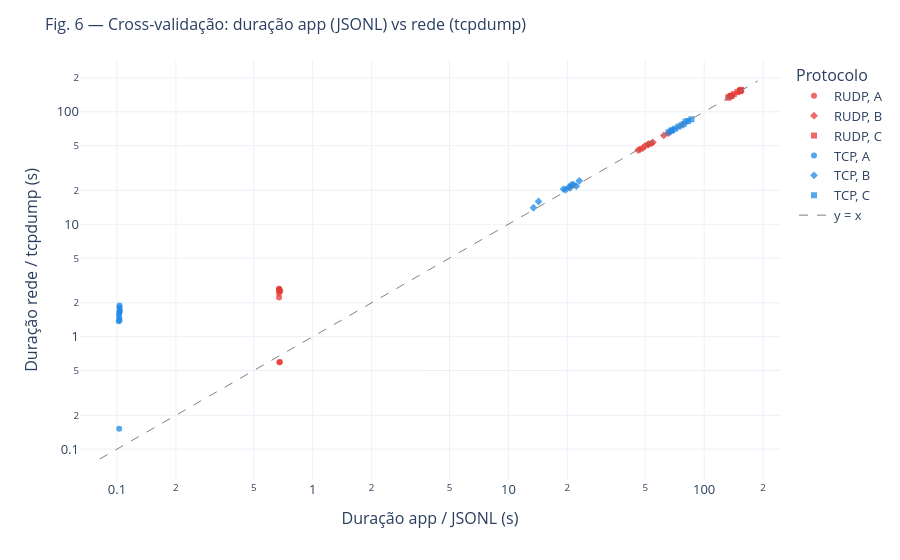

The cell this chart's notebook holds for it:
### Markdown cell above
### Figura 6 — Cross-validação de duração: aplicação vs. `tcpdump`

Cada ponto é uma transferência. Proximidade da reta `y = x` indica concordância entre
a duração medida pela aplicação (`time.monotonic`) e a janela de captura na rede.
Pequenos desvios sistemáticos são esperados e interpretáveis (handshake TCP capturado
antes de `send_file`; cálculo de checksum/serialização após o último pacote no R-UDP).

### Code cell
fig6 = px.scatter(xval, x='transfer_time_s', y='pcap_duration_s',
                  color='mode', symbol='scenario', color_discrete_map=COLORS, opacity=0.75,
                  labels={'transfer_time_s': 'Duração app / JSONL (s)',
                          'pcap_duration_s': 'Duração rede / tcpdump (s)',
                          'mode': 'Protocolo', 'scenario': 'Cenário'})
lo = max(min(xval['transfer_time_s'].min(), xval['pcap_duration_s'].min()) * 0.8, 1e-3)
hi = max(xval['transfer_time_s'].max(), xval['pcap_duration_s'].max()) * 1.2
fig6.add_trace(go.Scatter(x=[lo, hi], y=[lo, hi], mode='lines',
                          line=dict(dash='dash', color='gray', width=1), name='y = x'))
fig6.update_xaxes(type='log'); fig6.update_yaxes(type='log')
style(fig6, 'Fig. 6 — Cross-validação: duração app (JSONL) vs rede (tcpdump)')
save_fig(fig6, 'fig6_crossval')
fig6.show()

### Figure 1 — Plotly figure (JSON) as saved in the notebook; plotly's stock layout.template omitted (floating-point values rounded to 4 significant figures)
{"data": [{"hovertemplate": "Protocolo=RUDP<br>Cenário=A<br>Duração app / JSONL (s)=%{x}<br>Duração rede / tcpdump (s)=%{y}<extra></extra>", "legendgroup": "RUDP, A", "marker": {"color": "#E53935", "opacity": 0.75, "symbol": "circle"}, "mode": "markers", "name": "RUDP, A", "orientation": "v", "showlegend": true, "type": "scatter", "x": [0.6743, 0.6734, 0.6793, 0.6753, 0.682, 0.6755, 0.6724, 0.6735, 0.6755, 0.6768], "xaxis": "x", "y": [2.613, 2.226, 0.5956, 2.646, 2.538, 0.5926, 2.43, 2.673, 2.595, 2.56], "yaxis": "y"}, {"hovertemplate": "Protocolo=RUDP<br>Cenário=B<br>Duração app / JSONL (s)=%{x}<br>Duração rede / tcpdump (s)=%{y}<extra></extra>", "legendgroup": "RUDP, B", "marker": {"color": "#E53935", "opacity": 0.75, "symbol": "diamond"}, "mode": "markers", "name": "RUDP, B", "orientation": "v", "showlegend": true, "type": "scatter", "x": [65.76, 49.91, 54.74, 51.73, 47.02, 46.0, 48.61, 62.24, 53.62, 52.02], "xaxis": "x", "y": [64.6, 49.86, 53.5, 51.17, 46.37, 45.62, 47.46, 61.69, 52.37, 51.52], "yaxis": "y"}, {"hovertemplate": "Protocolo=RUDP<br>Cenário=C<br>Duração app / JSONL (s)=%{x}<br>Duração rede / tcpdump (s)=%{y}<extra></extra>", "legendgroup": "RUDP, C", "marker": {"color": "#E53935", "opacity": 0.75, "symbol": "square"}, "mode": "markers", "name": "RUDP, C", "orientation": "v", "showlegend": true, "type": "scatter", "x": [138.5, 152.3, 134.7, 153.7, 147.8, 154.8, 137.3, 152.6, 132.7, 142.0], "xaxis": "x", "y": [139.3, 153.6, 136.5, 155.5, 149.5, 156.6, 138.3, 152.7, 133.5, 143.7], "yaxis": "y"}, {"hovertemplate": "Protocolo=TCP<br>Cenário=A<br>Duração app / JSONL (s)=%{x}<br>Duração rede / tcpdump (s)=%{y}<extra></extra>", "legendgroup": "TCP, A", "marker": {"color": "#1E88E5", "opacity": 0.75, "symbol": "circle"}, "mode": "markers", "name": "TCP, A", "orientation": "v", "showlegend": true, "type": "scatter", "x": [0.1026, 0.1023, 0.103, 0.103, 0.1029, 0.1033, 0.1032, 0.103, 0.1021, 0.1027], "xaxis": "x", "y": [0.1517, 1.561, 1.82, 1.895, 1.639, 1.725, 1.683, 1.399, 1.375, 1.473], "yaxis": "y"}, {"hovertemplate": "Protocolo=TCP<br>Cenário=B<br>Duração app / JSONL (s)=%{x}<br>Duração rede / tcpdump (s)=%{y}<extra></extra>", "legendgroup": "TCP, B", "marker": {"color": "#1E88E5", "opacity": 0.75, "symbol": "diamond"}, "mode": "markers", "name": "TCP, B", "orientation": "v", "showlegend": true, "type": "scatter", "x": [22.23, 20.43, 21.58, 21.05, 19.63, 14.26, 23.03, 19.12, 13.43, 20.68], "xaxis": "x", "y": [21.83, 21.51, 22.5, 22.53, 20.26, 15.94, 24.33, 20.54, 14.02, 21.08], "yaxis": "y"}, {"hovertemplate": "Protocolo=TCP<br>Cenário=C<br>Duração app / JSONL (s)=%{x}<br>Duração rede / tcpdump (s)=%{y}<extra></extra>", "legendgroup": "TCP, C", "marker": {"color": "#1E88E5", "opacity": 0.75, "symbol": "square"}, "mode": "markers", "name": "TCP, C", "orientation": "v", "showlegend": true, "type": "scatter", "x": [71.09, 82.82, 86.1, 68.79, 78.59, 80.39, 76.5, 73.83, 65.7, 67.86], "xaxis": "x", "y": [70.79, 82.81, 85.8, 68.79, 77.79, 81.72, 75.8, 73.72, 65.8, 67.76], "yaxis": "y"}, {"line": {"color": "gray", "dash": "dash", "width": 1}, "mode": "lines", "name": "y = x", "type": "scatter", "x": [0.08168, 187.9], "y": [0.08168, 187.9]}], "layout": {"font": {"size": 13}, "legend": {"title": {"text": "Protocolo"}, "tracegroupgap": 0}, "margin": {"t": 60}, "title": {"font": {"size": 16}, "text": "Fig. 6 — Cross-validação: duração app (JSONL) vs rede (tcpdump)"}, "xaxis": {"anchor": "y", "domain": [0.0, 1.0], "title": {"text": "Duração app / JSONL (s)"}, "type": "log"}, "yaxis": {"anchor": "x", "domain": [0.0, 1.0], "title": {"text": "Duração rede / tcpdump (s)"}, "type": "log"}}}
